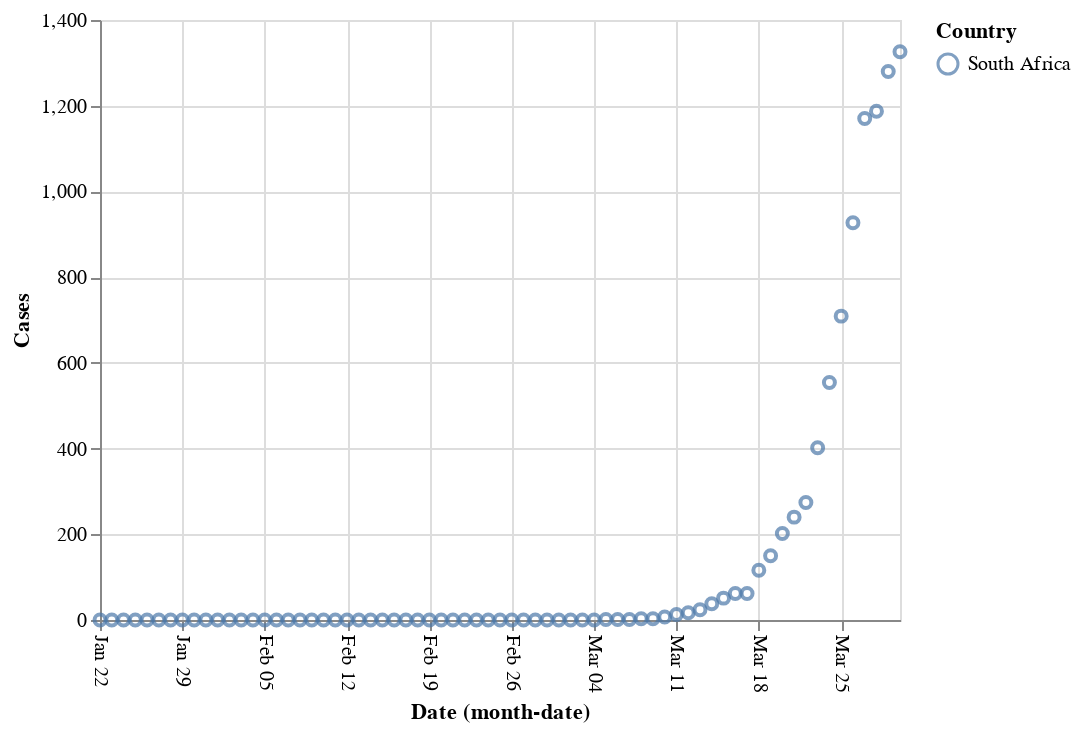

Write notebook code for a chart like this one.
### Code cell
alt.Chart(covid19[covid19.Country == 'South Africa']
         ).mark_point().encode(x=alt.X('monthdate(Date)', 
                                                  axis=alt.Axis(labelAngle=90)), 
                                         y='Cases', color='Country')

### Figure 1 — Vega-Lite specification as saved in the notebook (floating-point values rounded to 4 significant figures)
{"config": {"view": {"continuousWidth": 400, "continuousHeight": 300}}, "data": {"name": "data-598ac841e24a1a7421dd1754253f714d"}, "mark": "point", "encoding": {"color": {"type": "nominal", "field": "Country"}, "x": {"type": "temporal", "axis": {"labelAngle": 90}, "field": "Date", "timeUnit": "monthdate"}, "y": {"type": "quantitative", "field": "Cases"}}, "$schema": "https://vega.github.io/schema/vega-lite/v4.0.2.json", "datasets": {"data-598ac841e24a1a7421dd1754253f714d": [{"Country": "South Africa", "Cases": 0, "Date": "2020-01-22T00:00:00"}, {"Country": "South Africa", "Cases": 0, "Date": "2020-01-23T00:00:00"}, {"Country": "South Africa", "Cases": 0, "Date": "2020-01-24T00:00:00"}, {"Country": "South Africa", "Cases": 0, "Date": "2020-01-25T00:00:00"}, {"Country": "South Africa", "Cases": 0, "Date": "2020-01-26T00:00:00"}, {"Country": "South Africa", "Cases": 0, "Date": "2020-01-27T00:00:00"}, {"Country": "South Africa", "Cases": 0, "Date": "2020-01-28T00:00:00"}, {"Country": "South Africa", "Cases": 0, "Date": "2020-01-29T00:00:00"}, {"Country": "South Africa", "Cases": 0, "Date": "2020-01-30T00:00:00"}, {"Country": "South Africa", "Cases": 0, "Date": "2020-01-31T00:00:00"}, {"Country": "South Africa", "Cases": 0, "Date": "2020-02-01T00:00:00"}, {"Country": "South Africa", "Cases": 0, "Date": "2020-02-02T00:00:00"}, {"Country": "South Africa", "Cases": 0, "Date": "2020-02-03T00:00:00"}, {"Country": "South Africa", "Cases": 0, "Date": "2020-02-04T00:00:00"}, {"Country": "South Africa", "Cases": 0, "Date": "2020-02-05T00:00:00"}, {"Country": "South Africa", "Cases": 0, "Date": "2020-02-06T00:00:00"}, {"Country": "South Africa", "Cases": 0, "Date": "2020-02-07T00:00:00"}, {"Country": "South Africa", "Cases": 0, "Date": "2020-02-08T00:00:00"}, {"Country": "South Africa", "Cases": 0, "Date": "2020-02-09T00:00:00"}, {"Country": "South Africa", "Cases": 0, "Date": "2020-02-10T00:00:00"}, {"Country": "South Africa", "Cases": 0, "Date": "2020-02-11T00:00:00"}, {"Country": "South Africa", "Cases": 0, "Date": "2020-02-12T00:00:00"}, {"Country": "South Africa", "Cases": 0, "Date": "2020-02-13T00:00:00"}, {"Country": "South Africa", "Cases": 0, "Date": "2020-02-14T00:00:00"}, {"Country": "South Africa", "Cases": 0, "Date": "2020-02-15T00:00:00"}, {"Country": "South Africa", "Cases": 0, "Date": "2020-02-16T00:00:00"}, {"Country": "South Africa", "Cases": 0, "Date": "2020-02-17T00:00:00"}, {"Country": "South Africa", "Cases": 0, "Date": "2020-02-18T00:00:00"}, {"Country": "South Africa", "Cases": 0, "Date": "2020-02-19T00:00:00"}, {"Country": "South Africa", "Cases": 0, "Date": "2020-02-20T00:00:00"}, {"Country": "South Africa", "Cases": 0, "Date": "2020-02-21T00:00:00"}, {"Country": "South Africa", "Cases": 0, "Date": "2020-02-22T00:00:00"}, {"Country": "South Africa", "Cases": 0, "Date": "2020-02-23T00:00:00"}, {"Country": "South Africa", "Cases": 0, "Date": "2020-02-24T00:00:00"}, {"Country": "South Africa", "Cases": 0, "Date": "2020-02-25T00:00:00"}, {"Country": "South Africa", "Cases": 0, "Date": "2020-02-26T00:00:00"}, {"Country": "South Africa", "Cases": 0, "Date": "2020-02-27T00:00:00"}, {"Country": "South Africa", "Cases": 0, "Date": "2020-02-28T00:00:00"}, {"Country": "South Africa", "Cases": 0, "Date": "2020-02-29T00:00:00"}, {"Country": "South Africa", "Cases": 0, "Date": "2020-03-01T00:00:00"}, {"Country": "South Africa", "Cases": 0, "Date": "2020-03-02T00:00:00"}, {"Country": "South Africa", "Cases": 0, "Date": "2020-03-03T00:00:00"}, {"Country": "South Africa", "Cases": 0, "Date": "2020-03-04T00:00:00"}, {"Country": "South Africa", "Cases": 1, "Date": "2020-03-05T00:00:00"}, {"Country": "South Africa", "Cases": 1, "Date": "2020-03-06T00:00:00"}, {"Country": "South Africa", "Cases": 1, "Date": "2020-03-07T00:00:00"}, {"Country": "South Africa", "Cases": 3, "Date": "2020-03-08T00:00:00"}, {"Country": "South Africa", "Cases": 3, "Date": "2020-03-09T00:00:00"}, {"Country": "South Africa", "Cases": 7, "Date": "2020-03-10T00:00:00"}, {"Country": "South Africa", "Cases": 13, "Date": "2020-03-11T00:00:00"}, {"Country": "South Africa", "Cases": 17, "Date": "2020-03-12T00:00:00"}, {"Country": "South Africa", "Cases": 24, "Date": "2020-03-13T00:00:00"}, {"Country": "South Africa", "Cases": 38, "Date": "2020-03-14T00:00:00"}, {"Country": "South Africa", "Cases": 51, "Date": "2020-03-15T00:00:00"}, {"Country": "South Africa", "Cases": 62, "Date": "2020-03-16T00:00:00"}, {"Country": "South Africa", "Cases": 62, "Date": "2020-03-17T00:00:00"}, {"Country": "South Africa", "Cases": 116, "Date": "2020-03-18T00:00:00"}, {"Country": "South Africa", "Cases": 150, "Date": "2020-03-19T00:00:00"}, {"Country": "South Africa", "Cases": 202, "Date": "2020-03-20T00:00:00"}, {"Country": "South Africa", "Cases": 240, "Date": "2020-03-21T00:00:00"}, {"Country": "South Africa", "Cases": 274, "Date": "2020-03-22T00:00:00"}, {"Country": "South Africa", "Cases": 402, "Date": "2020-03-23T00:00:00"}, {"Country": "South Africa", "Cases": 554, "Date": "2020-03-24T00:00:00"}, {"Country": "South Africa", "Cases": 709, "Date": "2020-03-25T00:00:00"}, {"Country": "South Africa", "Cases": 927, "Date": "2020-03-26T00:00:00"}, {"Country": "South Africa", "Cases": 1170, "Date": "2020-03-27T00:00:00"}, {"Country": "South Africa", "Cases": 1187, "Date": "2020-03-28T00:00:00"}, {"Country": "South Africa", "Cases": 1280, "Date": "2020-03-29T00:00:00"}, {"Country": "South Africa", "Cases": 1326, "Date": "2020-03-30T00:00:00"}]}}
